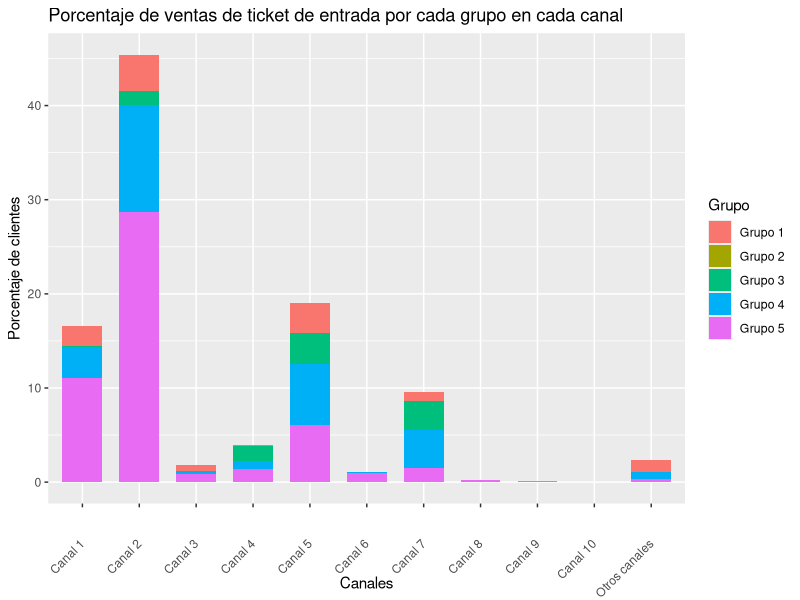
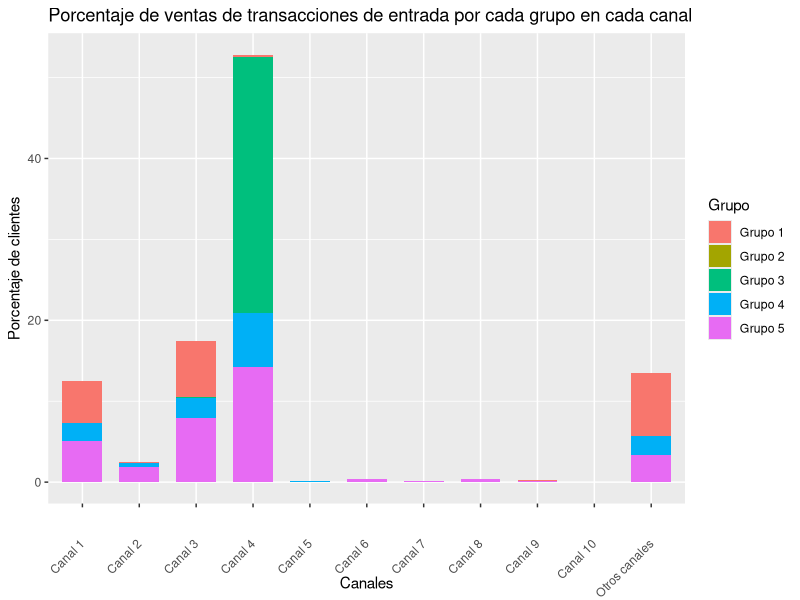
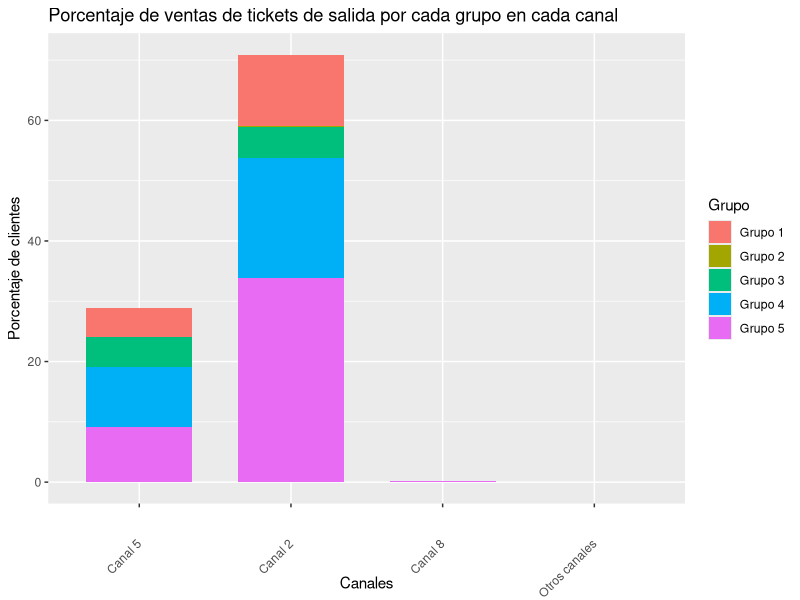
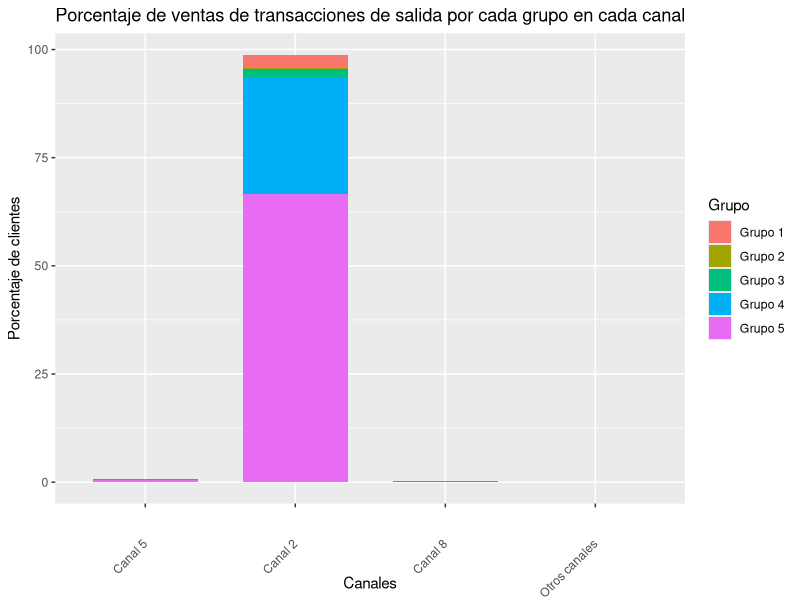
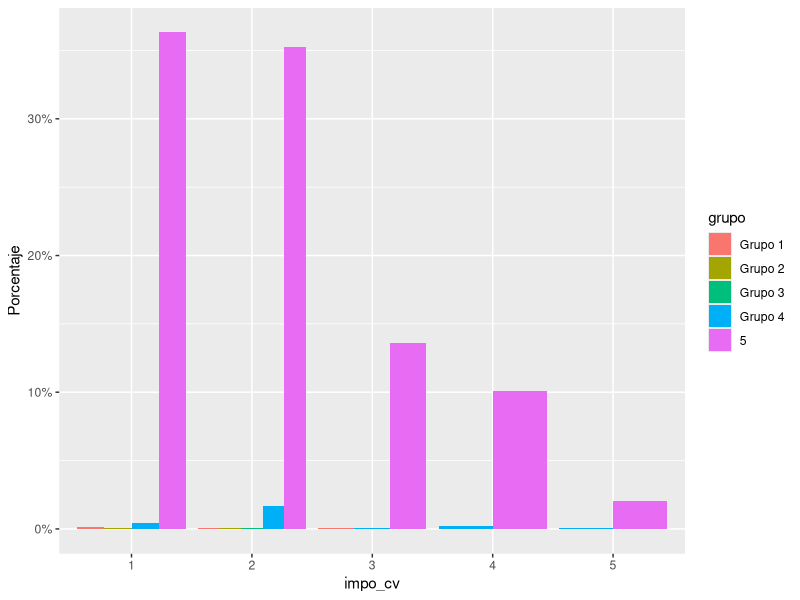
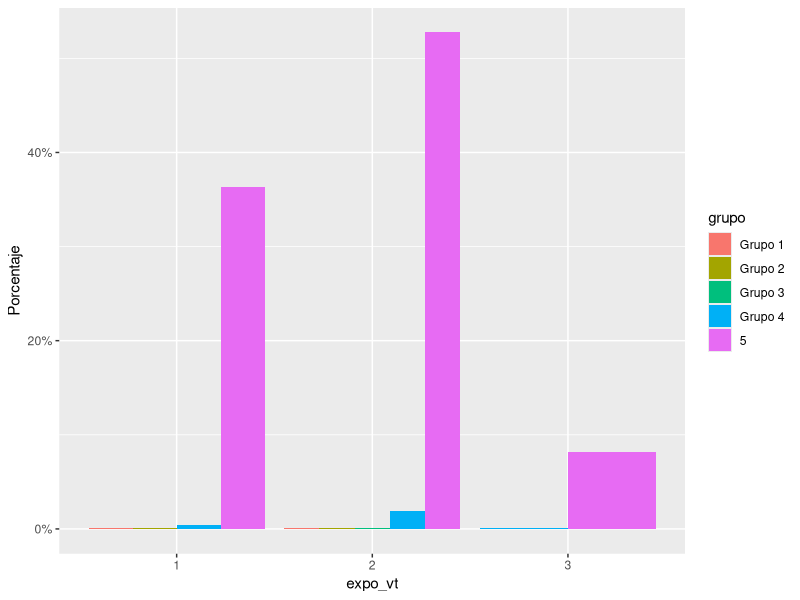
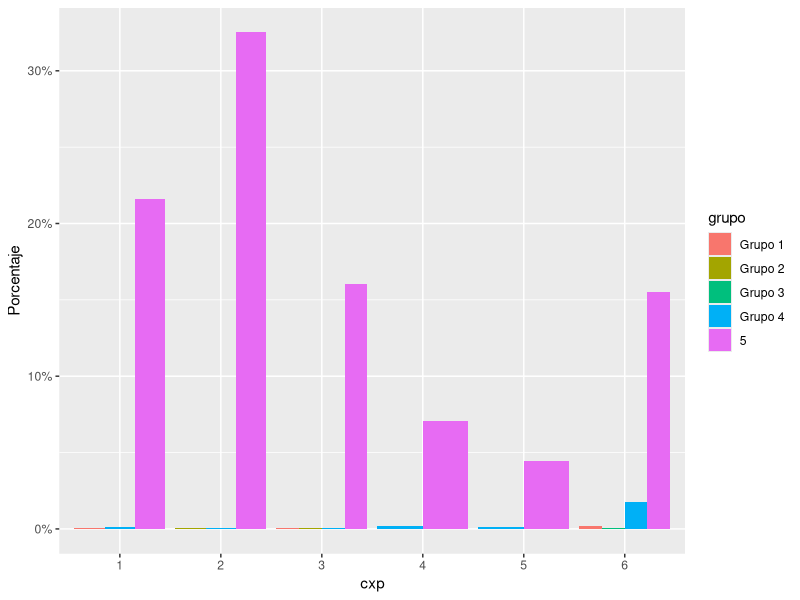
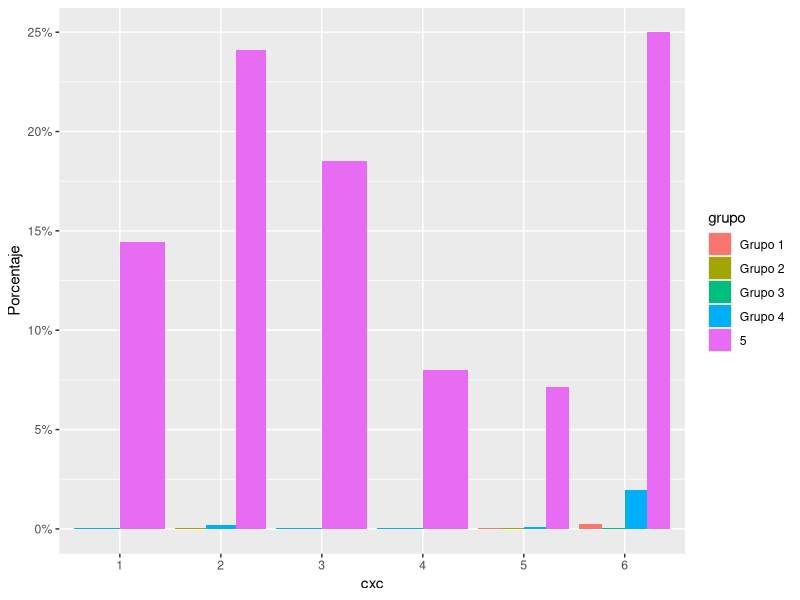

Write R code to recreate these figures, in order.
## ---- chunk 1
library(tidyverse)
datos = read.csv("SegmentacionPCA.csv", sep=";")
datos = datos[,-1]
## ---- chunk 2

# Obtener el total por grupo y canal
totalPorGrupos <- datos %>% group_by(grupo) %>% 
                  summarise(across(everything(), sum))
totalPorGrupos
## ---- chunk 3
grupo <- c(1,2,3,4,5)

#Funcion que cambia el nombre a las columnas que cumplan con el REGEX
renombrarColumnas <- function(dataFrame, regexColumnas, nombresNuevos)
{
  return (dataFrame[grep(regexColumnas, names(dataFrame))] %>% 
                               setNames(nombresNuevos))
}

# Calcula el porcentaje en un DataFrame numerico
calcularPorcentajes <- function(dataFrame)
{
  return (dataFrame/ sum(dataFrame) * 100)
}

# Une la columna de grupos al DataFrame
agregarColumnaDeGrupos <- function(dataFrame)
{
  Grupo <- c("Grupo 1", "Grupo 2", "Grupo 3", "Grupo 4", "Grupo 5")
  return(cbind(Grupo, dataFrame))
}

# Esto era para un experimento. Agrega el tipo de ticket a un DataFrame 
agregarColumnaDeTipoTicket <- function(dataFrame, tipoDeTicket)
{
  return(cbind(dataFrame, tipoDeTicket))
}


# Los nuevos nombres de los canales 
nombresDeCanalesDeEntrada = c("Canal 1", "Canal 2", 
                           "Canal 3", "Canal 4",
                           "Canal 5", "Canal 6",     
                           "Canal 7", "Canal 8",
                           "Canal 9", "Canal 10",
                           "Otros canales")

nombresDeCanalesDeSalida = c("Canal 5","Canal 2", "Canal 8","Otros canales")

# Pone nombres mas legibles a los canales y calcula los porcentajes que genera cada grupo

# Modifica los tickets de entrada

regexTiquetDeEntrada = "en_vm.*"

TiquetsDeEntradaEnPorcentajes <-renombrarColumnas(totalPorGrupos, regexTiquetDeEntrada, nombresDeCanalesDeEntrada) %>%
                                calcularPorcentajes() %>%
                                agregarColumnaDeGrupos()

# Modifica las transacciones de entrada

regexTransaccionesDeEntrada = "en_tx.*"

transaccionesDeEntradaEnPorcentajes <-renombrarColumnas(totalPorGrupos, regexTransaccionesDeEntrada, nombresDeCanalesDeEntrada) %>%
                                calcularPorcentajes() %>%
                                agregarColumnaDeGrupos() 



# Modfica los tiquets de salida

regexTiquetDeSalida ="sal_vm.*"

ticketsDeSalidaEnPorcentajes <-renombrarColumnas(totalPorGrupos, regexTiquetDeSalida, nombresDeCanalesDeSalida) %>%
                                calcularPorcentajes() %>%
                                agregarColumnaDeGrupos() 

# Modifica las transacciones de salida
regexTiquetDeSalida ="sal_tx.*"
transaccionesDeSalidaEnPorcentajes <-renombrarColumnas(totalPorGrupos, regexTiquetDeSalida, nombresDeCanalesDeSalida) %>%
                                calcularPorcentajes() %>%
                                agregarColumnaDeGrupos() 
## ---- chunk 4
# DataFrame resultante del proceso anterior
TiquetsDeEntradaEnPorcentajes
## ---- chunk 5

graficarPorcentajesDeClientesEnCanales <- function  (dataFrame, tipoDeTiquet)
{
  grafica <- ggplot(data=reshape2::melt(dataFrame, id.vars ="Grupo"), aes(x=variable, y=value, fill=Grupo)) + 
            geom_bar(width = 0.7, stat="identity", position="stack") +
            labs(title= paste("Porcentaje de ventas", tipoDeTiquet,  "por cada grupo en cada canal"),
                 x="Canales", y="Porcentaje de clientes") + 
            theme(axis.text.x = element_text(angle = 45, vjust = 0.5, hjust=1))
  return(grafica)
}

plot(graficarPorcentajesDeClientesEnCanales(TiquetsDeEntradaEnPorcentajes, "de ticket de entrada"))

## ---- chunk 6
plot(graficarPorcentajesDeClientesEnCanales(transaccionesDeEntradaEnPorcentajes, "de transacciones de entrada"))
## ---- chunk 7
plot(graficarPorcentajesDeClientesEnCanales(ticketsDeSalidaEnPorcentajes, "de tickets de salida"))
## ---- chunk 8
plot(graficarPorcentajesDeClientesEnCanales(transaccionesDeSalidaEnPorcentajes, "de transacciones de salida"))
transaccionesDeSalidaEnPorcentajes
## ---- chunk 9
datos %>% group_by(as.factor(grupo)) %>%  count(as.factor(impo_cv))
## ---- chunk 10
# Se modifica el DataFrame para cambiar el tipo de dato y graficar facilmente 
datosConFactores <-  datos %>%
  mutate(
    impo_cv = as.factor(impo_cv),
    expo_vt = as.factor(expo_vt),
    cxp = as.factor(cxp),
    cxc = as.factor(cxc),
    totalinventory = as.factor(totalinventory),
    tiene_ventas_fisicas = as.factor(tiene_ventas_fisicas),
    tiene_ventas_electronicas = as.factor(tiene_ventas_electronicas),
    rotacion_inventarios = as.factor(rotacion_inventarios),
    rotacion_cxc = as.factor(rotacion_cxc),
    rotacion_cxp = as.factor(rotacion_cxp),
    ciclo_negocio = as.factor(ciclo_negocio),
    ciclo_financiero = as.factor(ciclo_financiero),
    grupo = as.factor(grupo)
  )%>%
  mutate(
    grupo = fct_recode(grupo, "Grupo 1" = "1", "Grupo 2" = "2", "Grupo 3" = "3", "Grupo 4" = "4")
  )


## ---- chunk 11
# Graficas de variables categoricas por grupo
columnasParaGraficar <- c("impo_cv", "expo_vt", "cxp", "cxc", "totalinventory", "tiene_ventas_fisicas",
                          "tiene_ventas_electronicas", "rotacion_inventarios", "rotacion_cxc",
                          "rotacion_cxp", "ciclo_negocio", "ciclo_financiero")

for (columna in columnasParaGraficar)
{
  p1 <- ggplot(datosConFactores, aes(x=.data[[columna]], fill=grupo)) + 
    geom_bar(aes(y = (..count..)/sum(..count..)), position="dodge") + 
    scale_y_continuous(labels=scales::percent)  +
    ylab("Porcentaje")  
  plot(p1)
}
